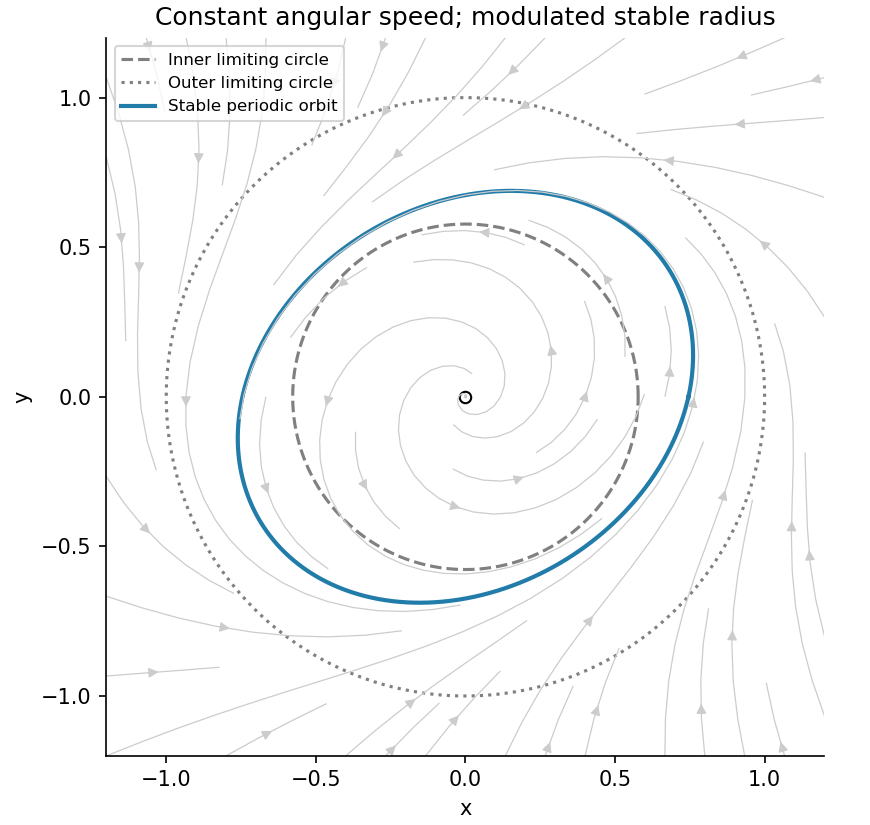

Reproduce this figure in Python.
"""Original solution diagram; Python 3.14, NumPy 2.3.5, Matplotlib 3.10.7. Output to CWD."""
from pathlib import Path
import numpy as np
import matplotlib
matplotlib.use('Agg')
import matplotlib.pyplot as plt
plt.rcParams.update({'figure.facecolor':'white','axes.facecolor':'white','font.size':10,'axes.spines.top':False,'axes.spines.right':False})

th=np.linspace(0,2*np.pi,800);rp=(2-(np.cos(2*th)+2*np.sin(2*th))/5)**-.5;fig,ax=plt.subplots(figsize=(5.8,5.5),layout='constrained')
for r,label,ls in [(1/np.sqrt(3),'Inner limiting circle','--'),(1,'Outer limiting circle',':')]:ax.plot(r*np.cos(th),r*np.sin(th),ls=ls,color='.5',label=label)
ax.plot(rp*np.cos(th),rp*np.sin(th),color='#227caa',lw=2,label='Stable periodic orbit');xx=np.linspace(-1.2,1.2,38);X,Y=np.meshgrid(xx,xx);G=X*X+3*Y*Y;U=X-2*Y-X*G;V=2*X+Y-Y*G;ax.streamplot(X,Y,U,V,color='.8',density=.65,linewidth=.6);ax.scatter([0],[0],facecolors='white',edgecolors='black',s=30);ax.set(xlabel='x',ylabel='y',title='Constant angular speed; modulated stable radius',xlim=(-1.2,1.2),ylim=(-1.2,1.2));ax.set_aspect('equal');ax.legend(fontsize=8,loc='upper left')
fig.savefig(Path.cwd()/'2009-polar-limit-cycle.png',dpi=150,facecolor='white');plt.close(fig)
